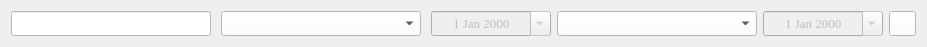
<?xml version="1.0" encoding="UTF-8"?>
<ui version="4.0">
 <class>FRM_filter</class>
 <widget class="QWidget" name="FRM_filter">
  <property name="geometry">
   <rect>
    <x>0</x>
    <y>0</y>
    <width>927</width>
    <height>45</height>
   </rect>
  </property>
  <property name="font">
   <font>
    <family>Times New Roman</family>
   </font>
  </property>
  <property name="windowTitle">
   <string>Form</string>
  </property>
  <layout class="QGridLayout" name="gridLayout">
   <item row="0" column="7">
    <widget class="QDateEdit" name="dE_lastdate_filter">
     <property name="enabled">
      <bool>false</bool>
     </property>
     <property name="sizePolicy">
      <sizepolicy hsizetype="Fixed" vsizetype="Fixed">
       <horstretch>0</horstretch>
       <verstretch>0</verstretch>
      </sizepolicy>
     </property>
     <property name="minimumSize">
      <size>
       <width>120</width>
       <height>0</height>
      </size>
     </property>
     <property name="maximumSize">
      <size>
       <width>120</width>
       <height>25</height>
      </size>
     </property>
     <property name="font">
      <font>
       <family>Times New Roman</family>
       <pointsize>10</pointsize>
      </font>
     </property>
     <property name="styleSheet">
      <string notr="true"/>
     </property>
     <property name="alignment">
      <set>Qt::AlignCenter</set>
     </property>
     <property name="calendarPopup">
      <bool>true</bool>
     </property>
    </widget>
   </item>
   <item row="0" column="5">
    <widget class="QDateEdit" name="dE_firstdate_filter">
     <property name="enabled">
      <bool>false</bool>
     </property>
     <property name="sizePolicy">
      <sizepolicy hsizetype="Fixed" vsizetype="Fixed">
       <horstretch>0</horstretch>
       <verstretch>0</verstretch>
      </sizepolicy>
     </property>
     <property name="minimumSize">
      <size>
       <width>120</width>
       <height>0</height>
      </size>
     </property>
     <property name="maximumSize">
      <size>
       <width>120</width>
       <height>25</height>
      </size>
     </property>
     <property name="font">
      <font>
       <family>Times New Roman</family>
       <pointsize>10</pointsize>
      </font>
     </property>
     <property name="styleSheet">
      <string notr="true"/>
     </property>
     <property name="alignment">
      <set>Qt::AlignCenter</set>
     </property>
     <property name="calendarPopup">
      <bool>true</bool>
     </property>
    </widget>
   </item>
   <item row="0" column="1">
    <widget class="QLineEdit" name="lE_text_filter">
     <property name="minimumSize">
      <size>
       <width>200</width>
       <height>0</height>
      </size>
     </property>
     <property name="maximumSize">
      <size>
       <width>200</width>
       <height>25</height>
      </size>
     </property>
     <property name="font">
      <font>
       <family>Times New Roman</family>
       <pointsize>12</pointsize>
      </font>
     </property>
     <property name="styleSheet">
      <string notr="true">background-color: rgb(255, 255, 255);</string>
     </property>
     <property name="clearButtonEnabled">
      <bool>true</bool>
     </property>
    </widget>
   </item>
   <item row="0" column="4">
    <spacer name="horizontalSpacer_2">
     <property name="orientation">
      <enum>Qt::Horizontal</enum>
     </property>
     <property name="sizeHint" stdset="0">
      <size>
       <width>150</width>
       <height>20</height>
      </size>
     </property>
    </spacer>
   </item>
   <item row="0" column="6">
    <widget class="QComboBox" name="cB_period_filter">
     <property name="minimumSize">
      <size>
       <width>200</width>
       <height>25</height>
      </size>
     </property>
     <property name="maximumSize">
      <size>
       <width>250</width>
       <height>25</height>
      </size>
     </property>
     <property name="font">
      <font>
       <family>Times New Roman</family>
       <pointsize>12</pointsize>
      </font>
     </property>
     <property name="styleSheet">
      <string notr="true">background-color: rgb(255, 255, 255);</string>
     </property>
    </widget>
   </item>
   <item row="0" column="2">
    <spacer name="horizontalSpacer">
     <property name="orientation">
      <enum>Qt::Horizontal</enum>
     </property>
     <property name="sizeHint" stdset="0">
      <size>
       <width>150</width>
       <height>20</height>
      </size>
     </property>
    </spacer>
   </item>
   <item row="0" column="3">
    <widget class="QComboBox" name="cb_filter_award_category">
     <property name="minimumSize">
      <size>
       <width>200</width>
       <height>25</height>
      </size>
     </property>
     <property name="maximumSize">
      <size>
       <width>250</width>
       <height>25</height>
      </size>
     </property>
     <property name="font">
      <font>
       <family>Times New Roman</family>
       <pointsize>12</pointsize>
      </font>
     </property>
     <property name="styleSheet">
      <string notr="true">background-color: rgb(255, 255, 255);</string>
     </property>
    </widget>
   </item>
   <item row="0" column="8">
    <widget class="QPushButton" name="btn_update_tree">
     <property name="maximumSize">
      <size>
       <width>27</width>
       <height>27</height>
      </size>
     </property>
     <property name="styleSheet">
      <string notr="true">background-image: url(:/img/db_update.png);
background-color: rgb(255, 255, 255);</string>
     </property>
     <property name="text">
      <string/>
     </property>
     <property name="icon">
      <iconset resource="resource.qrc">
       <normaloff>:/img/find.png</normaloff>:/img/find.png</iconset>
     </property>
     <property name="iconSize">
      <size>
       <width>25</width>
       <height>25</height>
      </size>
     </property>
    </widget>
   </item>
  </layout>
 </widget>
 <resources>
  <include location="resource.qrc"/>
 </resources>
 <connections/>
</ui>
